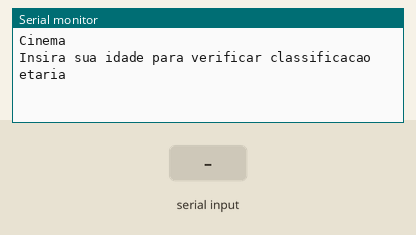
Recording of a sketch running on a simulated Arduino Uno, built with avr-gcc and run on an emulated ATmega328P. On the bench: the last lines printed to the serial monitor. The test bench sets the inputs (shaded band).

Above: at 1.2 s.
1.3 s: "90,45\n" received over Serial
At 1.45 s:
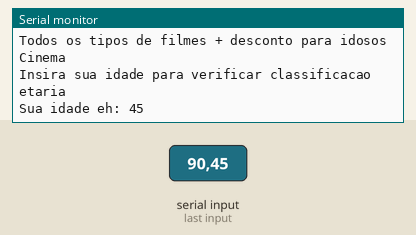
2.8 s: "30,150\n" received over Serial
At 5.0 s:
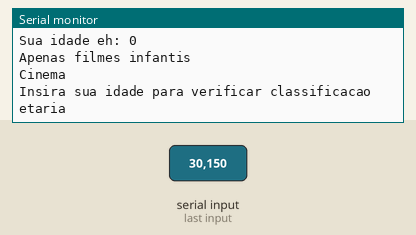
Timing chart, 0 to 6.5 s (numbered marks = the images above; inputs shaded):
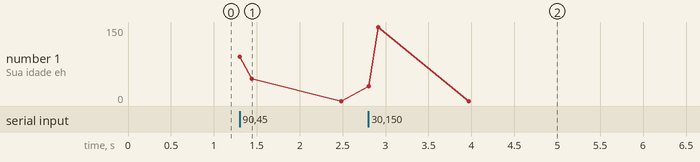

The sketch:

_condicionais_encadeadas1.ino
```cpp
/*
Você foi contratado para programar o sistema de classificação etária do novo cinema da cidade. O sistema precisa verificar a idade do cliente e informar quais tipos de filmes ele pode assistir.

Categorias de classificação:
Até 9 anos: “Apenas filmes infantis”
De 10 até 13 anos: “Filmes infantis e infantojuvenis”
De 14 até 17 anos: “Filmes até classificação 14 anos”
De 18 até 59 anos: “Todos os tipos de filmes”
60 anos ou mais: “Todos os tipos de filmes + desconto para idosos”
Idade negativa ou maior que 120: “Idade inválida, verifique os dados”
*/
int idade;


void setup()
{
 Serial.begin (9600);

}

void loop()
{

  Serial.println ();
  Serial.println ("Cinema");
  Serial.println ("Insira sua idade para verificar classificacao etaria");
  while (! Serial.available ());
  idade = Serial.parseInt();
  Serial.println ("Sua idade eh: " + String(idade));


  if ( idade >= 0 && idade < 9) {
    Serial.println ("Apenas filmes infantis");}

  else if ( idade >= 10 && idade < 13){
    Serial.println ("Filmes infantis e infantojuvenis");}

  else if ( idade >= 14 && idade <17){
    Serial.println ("Filmes ate classificação 14 anos");}

  else if ( idade >= 18 && idade <59 ){
    Serial.println("Todos os tipos de filmes");}

  else if ( idade >= 60 && idade <120) {
    Serial.println ("Todos os tipos de filmes + desconto para idosos");}

  else {
        Serial.println ("Idade invalida, verifique os dados");}
}
```

Measured:
- after the input at 1.3 s, the serial monitor: prints a new line at once (image 1)
- after the input at 2.8 s, the serial monitor: prints a new line at once (image 2)
